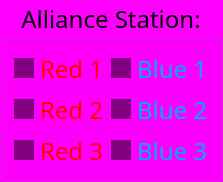
    <widget class="QGroupBox" name="groupBox_2">
     <property name="sizePolicy">
      <sizepolicy hsizetype="Preferred" vsizetype="Preferred">
       <horstretch>1</horstretch>
       <verstretch>0</verstretch>
      </sizepolicy>
     </property>
     <property name="palette">
      <palette>
       <active>
        <colorrole role="Window">
         <brush brushstyle="SolidPattern">
          <color alpha="255">
           <red>255</red>
           <green>0</green>
           <blue>255</blue>
          </color>
         </brush>
        </colorrole>
       </active>
       <inactive>
        <colorrole role="Window">
         <brush brushstyle="SolidPattern">
          <color alpha="255">
           <red>255</red>
           <green>0</green>
           <blue>255</blue>
          </color>
         </brush>
        </colorrole>
       </inactive>
       <disabled>
        <colorrole role="Base">
         <brush brushstyle="SolidPattern">
          <color alpha="255">
           <red>255</red>
           <green>0</green>
           <blue>255</blue>
          </color>
         </brush>
        </colorrole>
        <colorrole role="Window">
         <brush brushstyle="SolidPattern">
          <color alpha="255">
           <red>255</red>
           <green>0</green>
           <blue>255</blue>
          </color>
         </brush>
        </colorrole>
       </disabled>
      </palette>
     </property>
     <property name="font">
      <font>
       <family>Noto Sans</family>
       <pointsize>18</pointsize>
       <bold>false</bold>
      </font>
     </property>
     <property name="title">
      <string>Alliance Station:</string>
     </property>
     <property name="alignment">
      <set>Qt::AlignCenter</set>
     </property>
     <property name="checkable">
      <bool>false</bool>
     </property>
     <layout class="QFormLayout" name="formLayout">
      <item row="0" column="0">
       <widget class="QRadioButton" name="red1">
        <property name="sizePolicy">
         <sizepolicy hsizetype="Minimum" vsizetype="Fixed">
          <horstretch>1</horstretch>
          <verstretch>0</verstretch>
         </sizepolicy>
        </property>
        <property name="font">
         <font>
          <family>Sans Serif</family>
          <pointsize>18</pointsize>
          <bold>false</bold>
         </font>
        </property>
        <property name="styleSheet">
         <string notr="true">QRadioButton {
color: red;
}

QRadioButton::indicator {
color: white;
	color: purple;
	// border: 1px solid white;
	width: 20px;
	height: 20px;
}

QRadioButton::indicator::checked {
color: white;
	width: 20px;
height: 20px;
	background-color: purple;
}

QRadioButton::indicator::unchecked {
	width: 20px;
height: 20px;
	background-color: purple;
color: white;
}</string>
        </property>
        <property name="text">
         <string>Red 1</string>
        </property>
        <property name="checked">
         <bool>true</bool>
        </property>
       </widget>
      </item>
      <item row="0" column="1">
       <widget class="QRadioButton" name="blue1">
        <property name="sizePolicy">
         <sizepolicy hsizetype="Minimum" vsizetype="Fixed">
          <horstretch>1</horstretch>
          <verstretch>0</verstretch>
         </sizepolicy>
        </property>
        <property name="font">
         <font>
          <family>Sans Serif</family>
          <pointsize>18</pointsize>
          <bold>false</bold>
         </font>
        </property>
        <property name="styleSheet">
         <string notr="true">QRadioButton {
color: rgb(0, 170, 255);
}

QRadioButton::indicator {
color: white;
	color: purple;
	// border: 1px solid white;
	width: 20px;
	height: 20px;
}

QRadioButton::indicator::checked {
color: white;
	width: 20px;
height: 20px;
	background-color: purple;
}

QRadioButton::indicator::unchecked {
	width: 20px;
height: 20px;
	background-color: purple;
color: white;
}</string>
        </property>
        <property name="text">
         <string>Blue 1</string>
        </property>
       </widget>
      </item>
      <item row="1" column="0">
       <widget class="QRadioButton" name="red2">
        <property name="sizePolicy">
         <sizepolicy hsizetype="Minimum" vsizetype="Fixed">
          <horstretch>1</horstretch>
          <verstretch>0</verstretch>
         </sizepolicy>
        </property>
        <property name="font">
         <font>
          <family>Sans Serif</family>
          <pointsize>18</pointsize>
          <bold>false</bold>
         </font>
        </property>
        <property name="styleSheet">
         <string notr="true">QRadioButton {
color: red;
}

QRadioButton::indicator {
color: white;
	color: purple;
	// border: 1px solid white;
	width: 20px;
	height: 20px;
}

QRadioButton::indicator::checked {
color: white;
	width: 20px;
height: 20px;
	background-color: purple;
}

QRadioButton::indicator::unchecked {
	width: 20px;
height: 20px;
	background-color: purple;
color: white;
}</string>
        </property>
        <property name="text">
         <string>Red 2</string>
        </property>
       </widget>
      </item>
      <item row="1" column="1">
       <widget class="QRadioButton" name="blue2">
        <property name="sizePolicy">
         <sizepolicy hsizetype="Minimum" vsizetype="Fixed">
          <horstretch>1</horstretch>
          <verstretch>0</verstretch>
         </sizepolicy>
        </property>
        <property name="font">
         <font>
          <family>Sans Serif</family>
          <pointsize>18</pointsize>
          <bold>false</bold>
         </font>
        </property>
        <property name="styleSheet">
         <string notr="true">QRadioButton {
color: rgb(0, 170, 255);
}

QRadioButton::indicator {
color: white;
	color: purple;
	// border: 1px solid white;
	width: 20px;
	height: 20px;
}

QRadioButton::indicator::checked {
color: white;
	width: 20px;
height: 20px;
	background-color: purple;
}

QRadioButton::indicator::unchecked {
	width: 20px;
height: 20px;
	background-color: purple;
color: white;
}</string>
        </property>
        <property name="text">
         <string>Blue 2</string>
        </property>
       </widget>
      </item>
      <item row="2" column="0">
       <widget class="QRadioButton" name="red3">
        <property name="sizePolicy">
         <sizepolicy hsizetype="Minimum" vsizetype="Fixed">
          <horstretch>1</horstretch>
          <verstretch>0</verstretch>
         </sizepolicy>
        </property>
        <property name="font">
         <font>
          <family>Sans Serif</family>
          <pointsize>18</pointsize>
          <bold>false</bold>
         </font>
        </property>
        <property name="styleSheet">
         <string notr="true">QRadioButton {
color: red;
}

QRadioButton::indicator {
color: white;
	color: purple;
	// border: 1px solid white;
	width: 20px;
	height: 20px;
}

QRadioButton::indicator::checked {
color: white;
	width: 20px;
height: 20px;
	background-color: purple;
}

QRadioButton::indicator::unchecked {
	width: 20px;
height: 20px;
	background-color: purple;
color: white;
}</string>
        </property>
        <property name="text">
         <string>Red 3</string>
        </property>
       </widget>
      </item>
      <item row="2" column="1">
       <widget class="QRadioButton" name="blue3">
        <property name="sizePolicy">
         <sizepolicy hsizetype="Minimum" vsizetype="Fixed">
          <horstretch>1</horstretch>
          <verstretch>0</verstretch>
         </sizepolicy>
        </property>
        <property name="font">
         <font>
          <family>Sans Serif</family>
          <pointsize>18</pointsize>
          <bold>false</bold>
         </font>
        </property>
        <property name="styleSheet">
         <string notr="true">QRadioButton {
color: rgb(0, 170, 255);
}

QRadioButton::indicator {
color: white;
	color: purple;
	// border: 1px solid white;
	width: 20px;
	height: 20px;
}

QRadioButton::indicator::checked {
color: white;
	width: 20px;
height: 20px;
	background-color: purple;
}

QRadioButton::indicator::unchecked {
	width: 20px;
height: 20px;
	background-color: purple;
color: white;
}</string>
        </property>
        <property name="text">
         <string>Blue 3</string>
        </property>
       </widget>
      </item>
     </layout>
    </widget>
